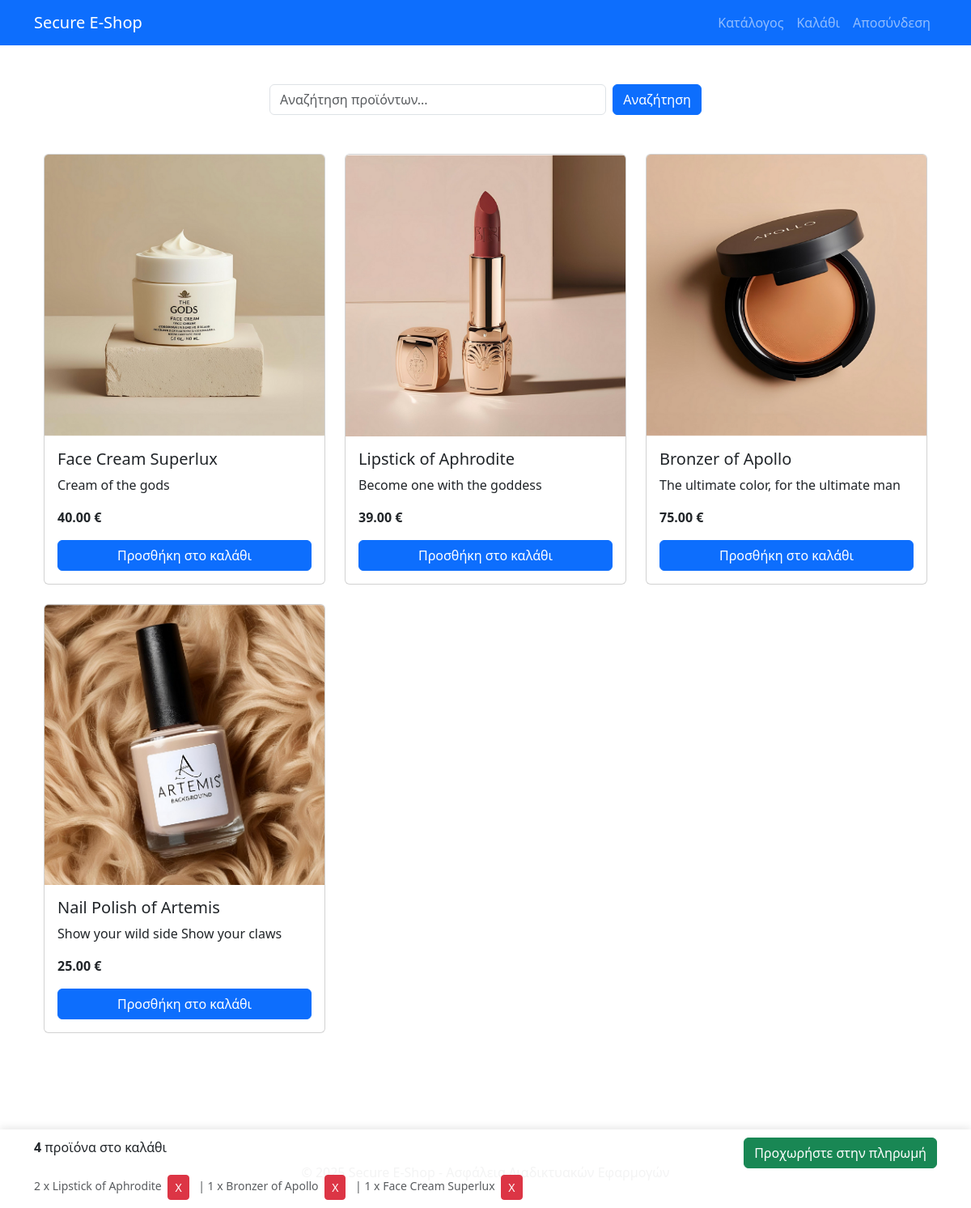
Page / (signed in) on the earlier database version.
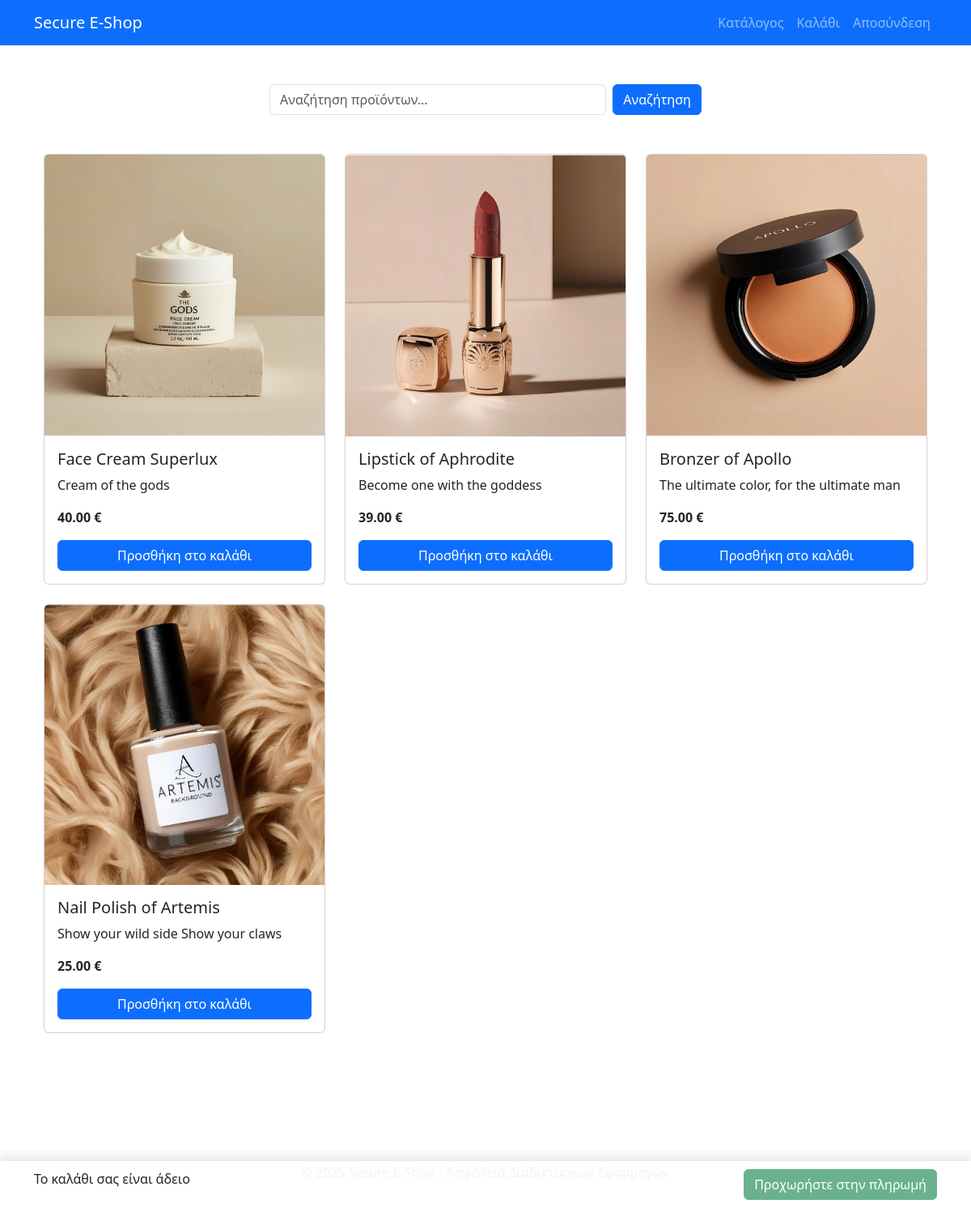
Same page on the later database version.
### eshop/models.py (models this page shows, shortened)
class Product(models.Model):
    name = models.CharField(max_length=200)
    description = models.TextField()
    price = models.DecimalField(max_digits=10, decimal_places=2, validators=[MinValueValidator(0)])
    image = models.ImageField(upload_to='products/', null=True, blank=True)
    created_at = models.DateTimeField(auto_now_add=True)
    updated_at = models.DateTimeField(auto_now=True)

class CartItem(models.Model):
    cart = models.ForeignKey(Cart, on_delete=models.CASCADE)
    product = models.ForeignKey(Product, on_delete=models.CASCADE)
    quantity = models.PositiveIntegerField(default=1, validators=[MinValueValidator(1)])
    created_at = models.DateTimeField(auto_now_add=True)
    updated_at = models.DateTimeField(auto_now=True)
    class Meta:
        unique_together = ('cart', 'product')

### eshop/views.py (the view)
# urls.py: path('', views.catalog_view, name='catalog'),
@login_required
def catalog_view(request):
    search_query = request.GET.get('q', '')
    clean_query = bleach.clean(search_query)
    if clean_query:
        products = Product.objects.filter(
            Q(name__icontains=clean_query) |
            Q(description__icontains=clean_query)
        )
        is_search_results = True
    else:
        products = Product.objects.all()
        is_search_results = False
    cart, created = Cart.objects.get_or_create(user=request.user)
    cart_items_count = cart.get_total_items()
    cart_items = cart.cartitem_set.all()
    context = {
        'products': products,
        'search_query': clean_query,
        'is_search_results': is_search_results,
        'cart_items_count': cart_items_count,
        'cart_items': cart_items
    }
    return render(request, 'eshop/catalog.html', context)

### eshop/models.py (called while the page is built)
    def get_total_items(self):
        return sum(item.quantity for item in self.cartitem_set.all())

### eshop/templates/eshop/catalog.html (shortened to what this page needs)
{% extends 'eshop/base.html' %}
{% load static %}
{% block content %}
<div class="container">
    <div class="row mb-4">
        <div class="col-md-6 offset-md-3">
            <form method="GET" action="{% url 'catalog' %}" class="d-flex">
                <input type="text" name="q" class="form-control me-2" placeholder="Αναζήτηση προϊόντων..." value="{{ search_query }}">
                <button type="submit" class="btn btn-primary">Αναζήτηση</button>
            </form>
        </div>
    </div>
    <div class="row mb-5">
        {% if products %}
            {% for product in products %}
                <div class="col-md-4 mb-4">
                    <div class="card product-card">
                        {% if product.image %}
                            <img src="{{ product.image.url }}" class="card-img-top" alt="{{ product.name }}">
                        {% else %}
                            <div class="bg-light text-center py-5">
                                <span class="text-muted">Χωρίς εικόνα</span>
                            </div>
                        {% endif %}
                        <div class="card-body d-flex flex-column">
                            <h5 class="card-title">{{ product.name }}</h5>
                            <p class="card-text">{{ product.description|truncatechars:100 }}</p>
                            <div class="mt-auto">
                                <p class="card-text fw-bold">{{ product.price }} €</p>
                                <button class="btn btn-primary add-to-cart-btn"
                                        data-product-id="{{ product.id }}"
                                        data-product-name="{{ product.name }}"
                                        data-csrf-token="{{ csrf_token }}">
                                    Προσθήκη στο καλάθι
                                </button>
                            </div>
                        </div>
                    </div>
                </div>
            {% endfor %}
        {% else %}
            <div class="col-12">
                <div class="alert alert-warning">
                    Δεν βρέθηκαν προϊόντα{% if is_search_results %} για τον όρο αναζήτησης: "{{ search_query }}"{% endif %}.
                </div>
            </div>
        {% endif %}
    </div>
    <div class="cart-indicator">
        <div class="container">
            <div class="row">
                <div class="col-md-6">
                    <span id="cart-items-count">
                        {% if cart_items_count > 0 %}
                            <strong>{{ cart_items_count }}</strong> προϊόν{{ cart_items_count|pluralize:"α" }} στο καλάθι
                        {% else %}
                            Το καλάθι σας είναι άδειο
                        {% endif %}
                    </span>
                </div>
                <div class="col-md-6 text-end">
                    <a href="{% url 'payment' %}" class="btn btn-success payment-button {% if cart_items_count == 0 %}disabled{% endif %}">
                        Προχωρήστε στην πληρωμή
                    </a>
                </div>
            </div>
            {% if cart_items_count > 0 %}
            <div class="row mt-2">
                <div class="col-12">
                    <div class="small text-muted">
                        {% for item in cart_items %}
                            <span class="me-2">
                                {{ item.quantity }} x {{ item.product.name }}
                                <button class="btn btn-sm btn-danger remove-from-cart-btn ms-1"
                                        data-cart-item-id="{{ item.id }}"
                                        data-csrf-token="{{ csrf_token }}"
                                        title="Αφαίρεση από το καλάθι">
                                    X
                                </button>
                            </span>
                            {% if not forloop.last %} | {% endif %}
                        {% endfor %}
                    </div>
                </div>
            </div>
            {% endif %}
        </div>
    </div>
</div>
{% endblock %}

### eshop/templates/eshop/base.html (shortened to what this page needs)
{% load static %}
<!DOCTYPE html>
<html lang="el">
<head>
    <link rel="stylesheet" href="https://cdn.jsdelivr.net/npm/bootstrap@5.3.5/dist/css/bootstrap.min.css">
    <link rel="stylesheet" href="{% static 'css/styles.css' %}">
</head>
<body>
    <header class="mb-4">
        <nav class="navbar navbar-expand-lg navbar-dark bg-primary">
            <div class="container">
                <a class="navbar-brand" href="{% url 'catalog' %}">Secure E-Shop</a>
                <div class="collapse navbar-collapse">
                    <ul class="navbar-nav ms-auto">
                        {% if user.is_authenticated %}
                            <li class="nav-item">
                                <a class="nav-link" href="{% url 'catalog' %}">Κατάλογος</a>
                            </li>
                            <li class="nav-item">
                                <a class="nav-link" href="{% url 'payment' %}">Καλάθι</a>
                            </li>
                            <li class="nav-item">
                                <a class="nav-link" href="{% url 'logout' %}">Αποσύνδεση</a>
                            </li>
                        {% else %}
                            <li class="nav-item">
                                <a class="nav-link" href="{% url 'login' %}">Σύνδεση</a>
                            </li>
                        {% endif %}
                    </ul>
                </div>
            </div>
        </nav>
    </header>
    <main class="container py-4">
        {% block content %}{% endblock %}
    </main>
    <footer class="bg-light py-3 mt-5">
        <div class="container text-center">
            <p>© 2025 Secure E-Shop - Ασφάλεια Διαδικτυακών Εφαρμογών</p>
        </div>
    </footer>
</body>
</html>

### eshop/static/css/styles.css (style rules this page uses)
.product-card { height: 100%; transition: transform 0.3s; }
.add-to-cart-btn { width: 100%; }
.cart-indicator { position: fixed; bottom: 0; left: 0; right: 0; background-color: rgba(255, 255, 255, 0.95); padding: 10px 0; box-shadow: 0 -2px 10px rgba(0,0,0,0.1); z-index: 1000; }

Differences in the rows shown:
removed CartItem: quantity "2", product.name "Lipstick of Aphrodite"
removed CartItem: quantity "1", product.name "Bronzer of Apollo"
removed CartItem: quantity "1", product.name "Face Cream Superlux"
Other differences:
{{ cart_items_count }}: "4" → (not shown)
text no longer shown: "προϊόν στο καλάθι"
text now shown: "Το καλάθι σας είναι άδειο"
